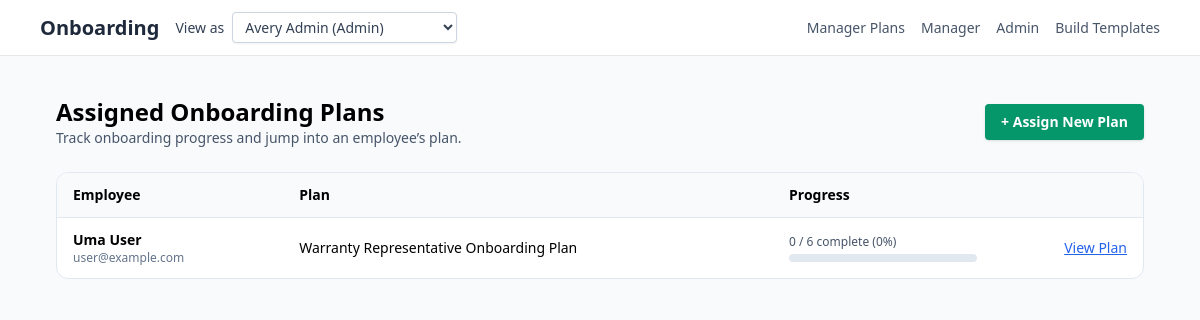
The page /manager/plans on the database its author committed.
### Onboarding/models.py (models this page shows, shortened)
class User(db.Model):
    __tablename__ = "users"
    id = db.Column(db.Integer, primary_key=True)
    email = db.Column(db.String(255), unique=True, nullable=False)
    full_name = db.Column(db.String(255), nullable=False)
    role = db.Column(db.String(32), nullable=False, default=RoleEnum.USER.value)
    onboarding_plan_id = db.Column(
        db.Integer, db.ForeignKey("onboarding_plans.id"), nullable=True
    )
    onboarding_plan = db.relationship("OnboardingPlan", back_populates="users")
    manager_id = db.Column(db.Integer, db.ForeignKey("users.id"), nullable=True)
    manager = db.relationship(
        "User",
        remote_side="User.id",
        back_populates="direct_reports",
        lazy="joined",
    )
    direct_reports = db.relationship(
        "User",
        back_populates="manager",
        lazy="selectin",
        cascade="all",
    )

class OnboardingPlan(db.Model):
    __tablename__ = "onboarding_plans"
    id = db.Column(db.Integer, primary_key=True)
    name = db.Column(db.String(255), nullable=False, default="Onboarding Plan")
    description = db.Column(db.Text, nullable=True)
    weeks = db.relationship(
        "Week",
        back_populates="onboarding_plan",
        lazy="selectin",
        cascade="all, delete-orphan",
    )
    users = db.relationship(
        "User",
        back_populates="onboarding_plan",
        lazy="selectin",
    )

### app.py (the view)
@app.get("/manager/plans")
def manager_plans():
    user = current_user()
    require_manager_or_admin(user)
    employees = (
        User.query.filter(User.onboarding_plan_id.isnot(None))
        .order_by(User.full_name.asc())
        .all()
    )
    summaries = []
    for emp in employees:
        plan = OnboardingPlan.query.get(emp.onboarding_plan_id)
        if not plan:
            continue
        weeks = Week.query.filter_by(onboarding_plan_id=plan.id).all()
        week_ids = [w.id for w in weeks]
        total_tasks = 0
        complete_tasks = 0
        if week_ids:
            total_tasks = Task.query.filter(Task.week_id.in_(week_ids)).count()
            complete_tasks = Task.query.filter(
                Task.week_id.in_(week_ids), Task.status == StatusEnum.COMPLETE.value
            ).count()
        summaries.append(
            {
                "employee": emp,
                "plan": plan,
                "total_tasks": total_tasks,
                "complete_tasks": complete_tasks,
                "progress_pct": (
                    int((complete_tasks / total_tasks) * 100) if total_tasks else 0
                ),
            }
        )
    return render_template("manager_plans.html", user=user, summaries=summaries)

### app.py (called while the page is built)
def current_user() -> User:
    email = request.headers.get("X-User-Email") or request.args.get("as_user")
    query = User.query.options(selectinload(User.onboarding_plan))
    if email:
        user = query.filter_by(email=email).first()
        if not user:
            abort(404, description="User not found")
        return user
    user = query.order_by(User.id.asc()).first()
    if not user:
        abort(404, description="No users available")
    return user

def require_role(user: User, allowed_roles: set[str]):
    if user.role not in allowed_roles:
        abort(403)

def require_manager_or_admin(user: User):
    allowed = {RoleEnum.MANAGER.value, RoleEnum.ADMIN.value}
    if hasattr(RoleEnum, "BUILDER"):
        allowed.add(RoleEnum.BUILDER.value)
    require_role(user, allowed)

@app.context_processor
def inject_markdown_renderer():
    return dict(render_markdown=render_markdown)

@app.context_processor
def inject_user():
    u = session.get("user")
    return {"user": u or {"role": "guest"}}

@app.context_processor
def inject_user_switcher():
    users = User.query.order_by(User.role.asc(), User.full_name.asc()).all()
    active_user = None
    try:
        active_user = current_user()
    except Exception:
        active_user = None
    return {
        "switchable_users": users,
        "nav_current_user": active_user,
    }

### templates/manager_plans.html (shortened to what this page needs)
{% extends "base.html" %}
{% block content %}
<div class="max-w-6xl mx-auto px-4 py-6 space-y-6">
  <div class="flex items-center justify-between">
    <div>
      <h1 class="text-2xl font-bold">Assigned Onboarding Plans</h1>
      <p class="text-sm text-slate-600">
        Track onboarding progress and jump into an employee’s plan.
      </p>
    </div>
    <a href="{{ url_for('assign_plan_form') }}"
       class="inline-flex items-center px-4 py-2 rounded bg-emerald-600 text-white text-sm font-semibold shadow">
      + Assign New Plan
    </a>
  </div>
  {% if not summaries %}
    <p class="text-slate-500 italic">No onboarding plans assigned yet.</p>
  {% else %}
    <div class="bg-white border border-slate-200 rounded-xl overflow-hidden">
      <table class="min-w-full text-sm">
        <thead class="bg-slate-50">
          <tr>
            <th class="px-4 py-3 text-left">Employee</th>
            <th class="px-4 py-3 text-left">Plan</th>
            <th class="px-4 py-3 text-left">Progress</th>
            <th class="px-4 py-3 text-left"></th>
          </tr>
        </thead>
        <tbody>
          {% for row in summaries %}
            <tr class="border-t border-slate-200">
              <td class="px-4 py-3">
                <div class="font-semibold">{{ row.employee.full_name }}</div>
                <div class="text-xs text-slate-500">{{ row.employee.email }}</div>
              </td>
              <td class="px-4 py-3">
                <div class="font-medium">{{ row.plan.name }}</div>
              </td>
              <td class="px-4 py-3">
                <div class="text-xs text-slate-600 mb-1">
                  {{ row.complete_tasks }} / {{ row.total_tasks }} complete ({{ row.progress_pct }}%)
                </div>
                <div class="w-full bg-slate-200 rounded-full h-2">
                </div>
              </td>
              <td class="px-4 py-3 text-right">
                <a href="{{ url_for('my_plan', as_user=row.employee.email) }}"
                   class="text-blue-600 underline text-sm">
                  View Plan
                </a>
              </td>
            </tr>
          {% endfor %}
        </tbody>
      </table>
    </div>
  {% endif %}
</div>
{% endblock %}

### rows shown on the page
User: employee.full_name "Uma User", employee.email "user@example.com"
OnboardingPlan: plan.name "Warranty Representative Onboarding Plan"

### other values the page prints
{{ row.complete_tasks }} "0"
{{ row.total_tasks }} "6"
{{ row.progress_pct }} "0"
form field as_user "Avery Admin (Admin)"
